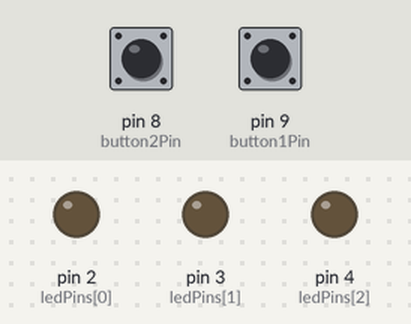
Bench run of a sketch on a simulated Arduino Uno, built with avr-gcc and run on an emulated ATmega328P. On the bench: output pins drawn as LEDs (lit = HIGH). Dashed ring = blinking. Inputs (shaded band) come from the test bench; at power-on: pin 8 (button2Pin) LOW, pin 9 (button1Pin) LOW.

Above: at 1.2 s.
1.3 s: pin 8 (button2Pin) pulled HIGH for 0.15 s
At 1.95 s:
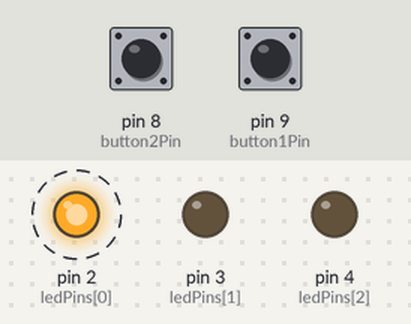
At 2.55 s:
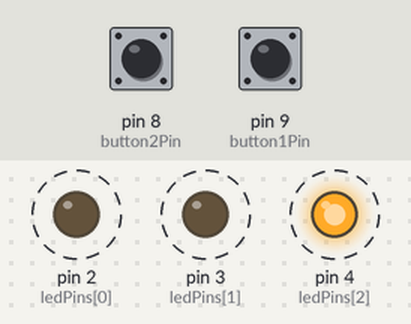
Timing chart, 0 to 10.3 s (numbered marks = the images above; inputs shaded):
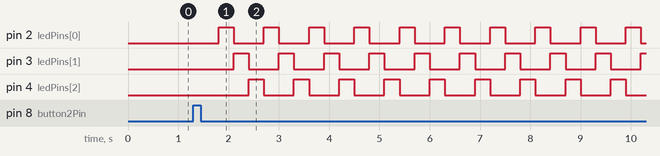

Measured:
- after the input at 1.3 s, pin 2 (ledPins[0]): alternates HIGH for 0.30 s and LOW for 0.60 s, starting after 0.50 s; pin 3 (ledPins[1]): alternates HIGH for 0.30 s and LOW for 0.60 s, starting after 0.80 s; pin 4 (ledPins[2]): alternates HIGH for 0.30 s and LOW for 0.60 s, starting after 1.1 s

The sketch:

tugas_3_no_2_kiri_kanan_button_2.ino
```cpp
const int ledPins[] = {2, 3, 4};  // Pin LED
const int button1Pin = 9;         // Pin tombol 1 (kanan ke kiri)
const int button2Pin = 8;         // Pin tombol 2 (kiri ke kanan)

int button1State = 0;             // Status tombol 1
int button2State = 0;             // Status tombol 2
bool direction = true;            // True = kiri ke kanan, False = kanan ke kiri
bool isRunning = false;           // Mengatur apakah LED berjalan

void setup() {
  // Atur pin LED sebagai output
  for (int i = 0; i < 3; i++) {
    pinMode(ledPins[i], OUTPUT);
  }

  // Atur pin tombol sebagai input
  pinMode(button1Pin, INPUT);
  pinMode(button2Pin, INPUT);
}

void loop() {
  // Baca status kedua tombol
  button1State = digitalRead(button1Pin);
  button2State = digitalRead(button2Pin);

  // Jika tombol 1 ditekan, arahkan dari kanan ke kiri
  if (button1State == HIGH) {
    direction = false;   // Atur arah ke kanan ke kiri
    isRunning = true;    // Mulai LED berjalan
    delay(500);         // Jeda 2 detik untuk mengubah arah
  }

  // Jika tombol 2 ditekan, arahkan dari kiri ke kanan
  if (button2State == HIGH) {
    direction = true;    // Atur arah ke kiri ke kanan
    isRunning = true;    // Mulai LED berjalan
    delay(500);         // Jeda 2 detik untuk mengubah arah
  }

  // Jalankan LED hanya jika tombol sudah ditekan dan isRunning true
  if (isRunning) {
    if (direction) {
      // Kiri ke kanan
      for (int i = 0; i < 3; i++) {
        digitalWrite(ledPins[i], HIGH);   // Nyalakan LED
        delay(300);                       // Tunggu 300ms
        digitalWrite(ledPins[i], LOW);    // Matikan LED
      }
    } else {
      // Kanan ke kiri
      for (int i = 2; i >= 0; i--) {
        digitalWrite(ledPins[i], HIGH);   // Nyalakan LED
        delay(300);                       // Tunggu 300ms
        digitalWrite(ledPins[i], LOW);    // Matikan LED
      }
    }
  }
}
```
